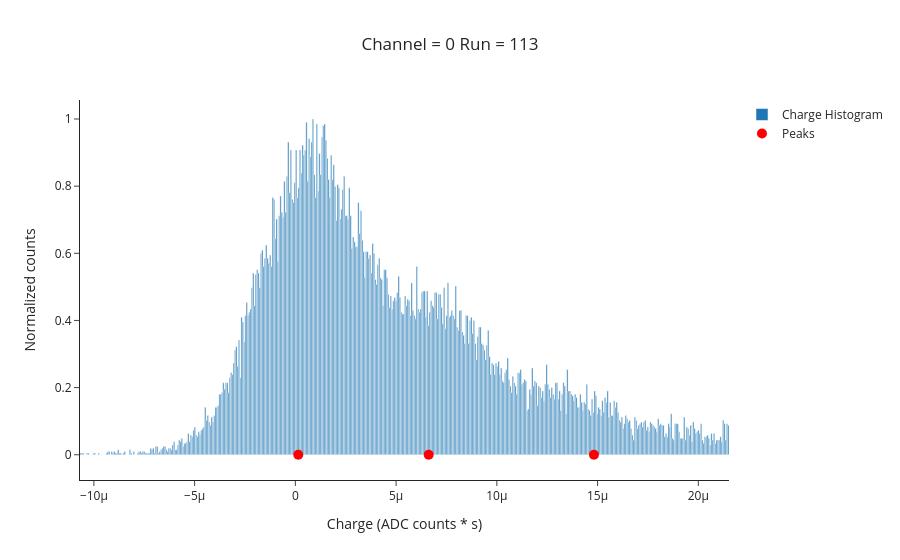

The notebook cell this image was saved under:
### Code cell
# Find peaks and valleys
from sklearn.cluster import KMeans

# Reshape data for KMeans input
data_reshaped = charge_good.reshape(-1, 1)

# Specify the number of peaks you want to find
num_peaks = 3

# Use KMeans to find peaks
kmeans = KMeans(n_clusters=num_peaks)
kmeans.fit(data_reshaped)

# Get the centroids (peak locations)
peaks = kmeans.cluster_centers_.flatten()

run=113;
fig1=go.Figure();
fig1.add_trace(go.Bar(x=edges[:-1],y=h/np.max(h),name='Charge Histogram',opacity=1))
fig1.add_trace(go.Scatter(x=peaks, y=np.zeros_like(peaks), mode='markers', marker=dict(color='red', size=10), name='Peaks'))
#fig1.add_trace(go.Scatter(x=edges,y=adjusted_distribution,name='Fitted distribution'))
fig1.update_yaxes(title='Normalized counts')
fig1.update_xaxes(title='Charge (ADC counts * s)')
fig1.update_layout(title='Channel = '+str(c)+' Run = '+str(run),title_x=0.5,bargap = 0,template='simple_white')
fig1.show()

### Figure 1 — Plotly figure (JSON) as saved in the notebook; plotly's stock layout.template omitted (floating-point values rounded to 4 significant figures; data arrays with more than 128 entries replaced by an {"elided": "..."} marker saying what was removed)
{"data": [{"name": "Charge Histogram", "opacity": 1, "type": "bar", "x": {"elided": "500 float values"}, "y": {"elided": "500 float values"}}, {"marker": {"color": "red", "size": 10}, "mode": "markers", "name": "Peaks", "type": "scatter", "x": [1.45e-07, 1.482e-05, 6.617e-06], "y": [0, 0, 0]}], "layout": {"bargap": 0, "title": {"text": "Channel = 0 Run = 113", "x": 0.5}, "xaxis": {"title": {"text": "Charge (ADC counts * s)"}}, "yaxis": {"title": {"text": "Normalized counts"}}}}
